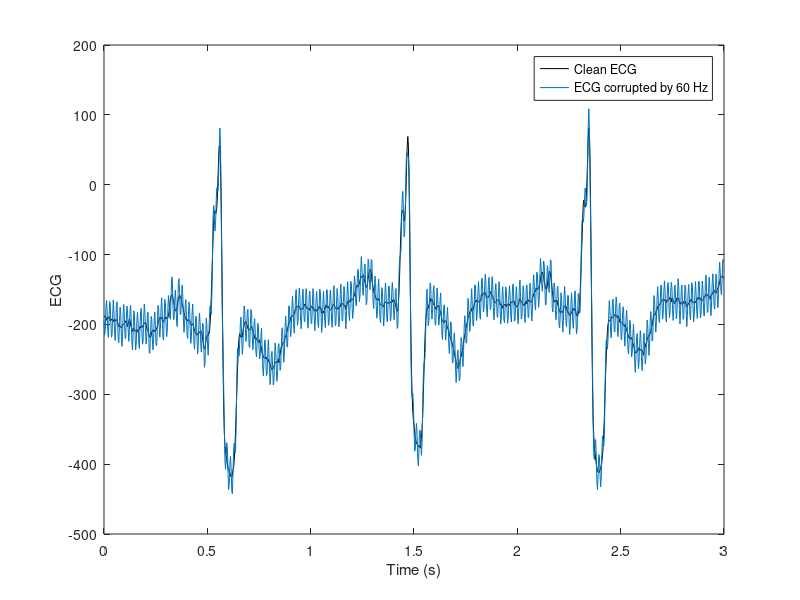

Recreate this plot in MATLAB.
%% Template for notch filtering of ECG signals
clear, clc, close all

%% Loads ECG signal from file
% This loads the following variables:
% - ecg_clean: ecg_signal without 60 Hz interference. Use this only for
% comparison
% - ecg_60Hz: ECG signal corrupted by 60 Hz interference
% - N: length of the vectors ecg_clean and ecg_60Hz
% - T (in seconds): sampling period of ECG recordings. T = 3 ms.
load('ecg_recording.mat') 
% Note: these signals are real ECG recordings made with standard ECG recorders, 
% leads, and electrodes. The quality is typical of ambulatory ECG recordings.
% The 60 Hz component was introduced artificially for this exercise.
% The complete database can be found online on PhysioNet [1]: 
% http://www.physionet.org/physiobank/database/nstdb/
% This database is discrebed in [2].
% References:
% [1] Goldberger AL, Amaral LAN, Glass L, Hausdorff JM, Ivanov PCh, Mark RG, 
% Mietus JE, Moody GB, Peng C-K, Stanley HE. PhysioBank, PhysioToolkit, and 
% PhysioNet: Components of a New Research Resource for Complex Physiologic 
% Signals. Circulation 101(23):e215-e220 [Circulation Electronic Pages; 
% http://circ.ahajournals.org/content/101/23/e215.full]; 2000 (June 13).
% [2] Moody GB, Muldrow WE, Mark RG. A noise stress test for arrhythmia detectors. 
% Computers in Cardiology 1984; 11:381-384.

t = 0:T:(N-1)*T; % time vector

% Plot signals
figure, box on, hold on
plot(t, ecg_clean, 'k')
plot(t, ecg_60Hz)
xlabel('Time (s)')
ylabel('ECG')
legend('Clean ECG', 'ECG corrupted by 60 Hz')

%% Your code goes here
